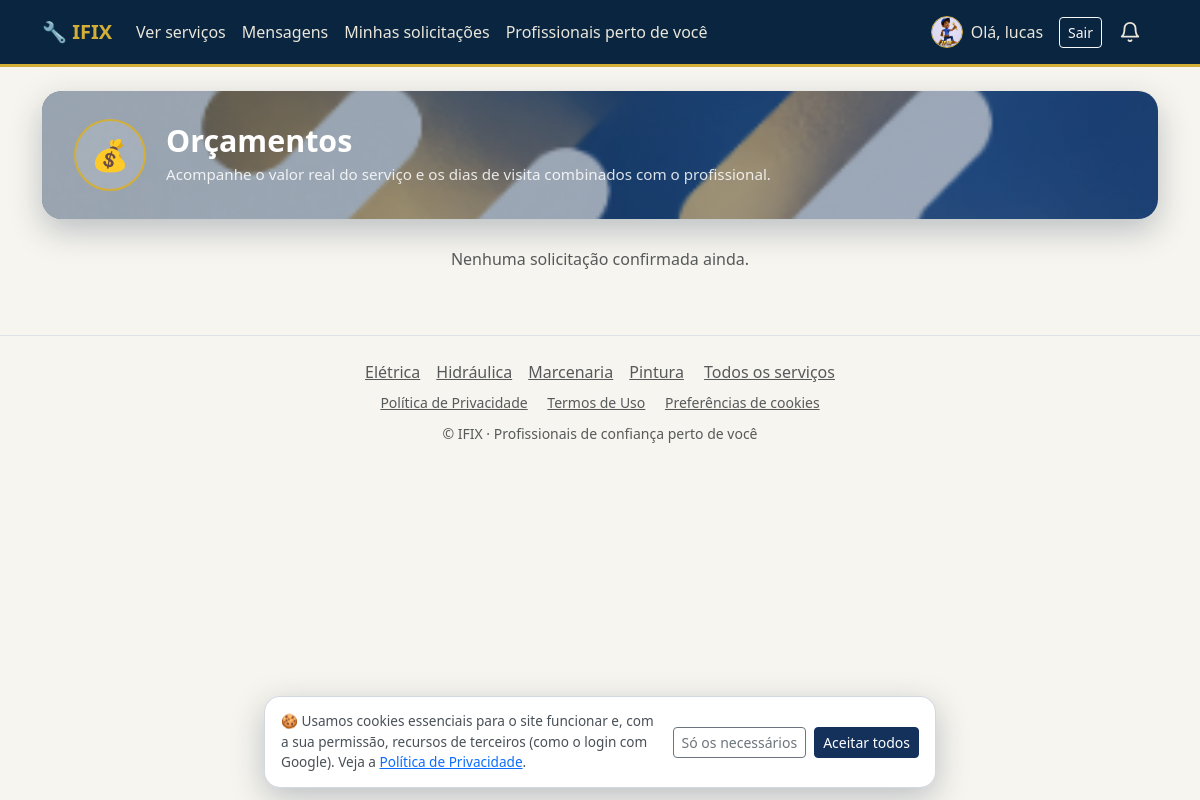
/servicos/orcamentos/ (signed in), run on an earlier commit of the app's database.
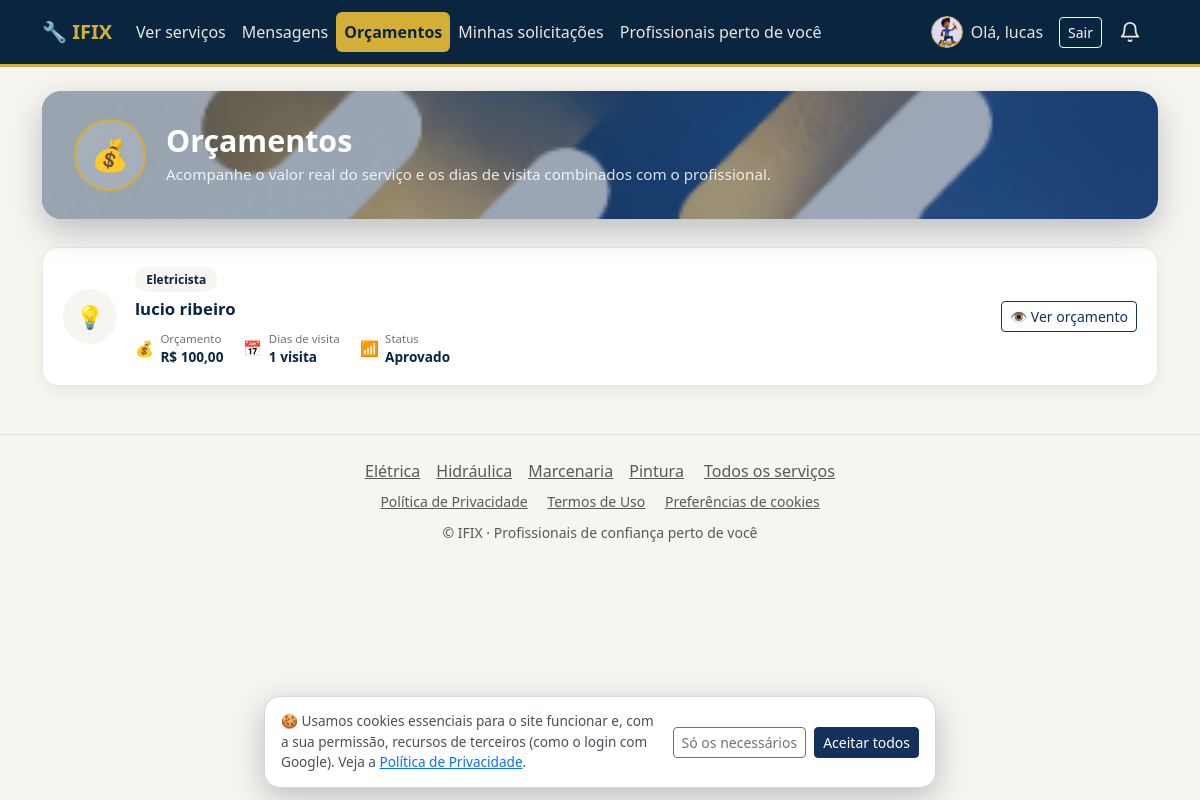
And on a later commit of the database.
### services/models.py (models this page shows, shortened)
class CategoriaServico(models.Model):
    nome = models.CharField(max_length=100, unique=True)
    slug = models.SlugField(max_length=110, unique=True, blank=True)
    icone = models.CharField(
        max_length=30, blank=True,
        help_text='Nome de um emoji/ícone simples para exibir na listagem.',
    )
    class Meta:
        verbose_name = 'Categoria de serviço'
        verbose_name_plural = 'Categorias de serviço'
        ordering = ['nome']
    def get_absolute_url(self):
        return reverse('services:servico_categoria', args=[self.slug])

class SolicitacaoServico(models.Model):
    STATUS_PENDENTE = 'pendente'
    STATUS_CONFIRMADO = 'confirmado'
    STATUS_CONCLUIDO = 'concluido'
    STATUS_CANCELADO = 'cancelado'
    STATUS_CHOICES = (
        (STATUS_PENDENTE, 'Pendente'),
        (STATUS_CONFIRMADO, 'Confirmado'),
        (STATUS_CONCLUIDO, 'Concluído'),
        (STATUS_CANCELADO, 'Cancelado'),
    )
    usuario = models.ForeignKey(
        settings.AUTH_USER_MODEL,
        on_delete=models.CASCADE,
        related_name='solicitacoes',
    )
    servico = models.ForeignKey(
        Servico,
        on_delete=models.CASCADE,
        related_name='solicitacoes',
    )
    mensagem = models.TextField(blank=True, verbose_name='Mensagem/observações')
    data_visita = models.DateField(
        null=True, blank=True,
        verbose_name='Dia da visita solicitado',
        help_text='Dia escolhido pelo cliente, no calendário, para a visita do profissional.',
    )
    status = models.CharField(max_length=15, choices=STATUS_CHOICES, default=STATUS_PENDENTE)
    visita_concluida_em = models.DateTimeField(
        null=True, blank=True,
        verbose_name='Visita concluída em',
        help_text='Preenchido quando o cliente confirma que o profissional foi até a casa dele, liberando a aba Orçamentos para essa solicitação.',
    )
    TURNO_MANHA = 'manha'
    TURNO_TARDE = 'tarde'
    TURNO_NOITE = 'noite'
    TURNO_QUALQUER = 'qualquer'
    TURNO_CHOICES = (
        (TURNO_MANHA, 'Manhã (8h às 12h)'),
        (TURNO_TARDE, 'Tarde (12h às 18h)'),
        (TURNO_NOITE, 'Noite (18h às 21h)'),
        (TURNO_QUALQUER, 'Qualquer horário'),
    )
    TURNOS_CURTOS = {
        TURNO_MANHA: 'Manhã',
        TURNO_TARDE: 'Tarde',
        TURNO_NOITE: 'Noite',
        TURNO_QUALQUER: 'Qualquer horário',
    }
    turno = models.CharField(
        max_length=10, choices=TURNO_CHOICES, default=TURNO_QUALQUER,
        verbose_name='Turno preferido',
    )
    urgente = models.BooleanField(
        default=False, verbose_name='Urgente (hoje)',
        help_text='O cliente precisa do atendimento hoje; o pedido aparece em destaque para o profissional.',
    )
    grupo = models.UUIDField(
        null=True, blank=True, db_index=True, editable=False,
        help_text='Pedidos criados juntos, para vários profissionais ao mesmo tempo, dividem o mesmo grupo (usado na comparação).',
    )
    latitude = models.FloatField(null=True, blank=True, verbose_name='Latitude do local da visita')
    longitude = models.FloatField(null=True, blank=True, verbose_name='Longitude do local da visita')
    endereco_visita = models.CharField(
        max_length=255, blank=True, verbose_name='Endereço / ponto de referência da visita',
    )
    a_caminho_em = models.DateTimeField(
        null=True, blank=True, verbose_name='Profissional avisou que está a caminho (1ª visita)',
    )
    reagendamentos = models.PositiveSmallIntegerField(
        default=0, verbose_name='Reagendamentos aceitos (1ª visita)',
    )
    cancelado_por = models.ForeignKey(
        settings.AUTH_USER_MODEL, null=True, blank=True, on_delete=models.SET_NULL,
        related_name='solicitacoes_canceladas', verbose_name='Cancelado por',
    )
    cancelado_em = models.DateTimeField(null=True, blank=True, verbose_name='Cancelado em')
    motivo_cancelamento = models.TextField(blank=True, verbose_name='Motivo do cancelamento')
    cancelamento_tardio = models.BooleanField(
        default=False, verbose_name='Cancelamento tardio',
        help_text='Cancelado com menos antecedência do que a regra permite (ver services/regras.py).',
    )
    respondida_em = models.DateTimeField(
        null=True, blank=True, verbose_name='Respondida pelo profissional em',
        help_text='Quando o profissional aceitou ou recusou o pedido (base do tempo de resposta do perfil).',
    )
    criado_em = models.DateTimeField(auto_now_add=True)
    class Meta:
        verbose_name = 'Solicitação de serviço'
        verbose_name_plural = 'Solicitações de serviço'
        ordering = ['-criado_em']

class Servico(models.Model):
    profissional = models.ForeignKey(
        settings.AUTH_USER_MODEL,
        on_delete=models.CASCADE,
        related_name='servicos',
        limit_choices_to={'profile__tipo': 'profissional'},
    )
    categoria = models.ForeignKey(
        CategoriaServico,
        on_delete=models.PROTECT,
        related_name='servicos',
    )
    nome = models.CharField(max_length=150, verbose_name='Nome do serviço')  # P4
    slug = models.SlugField(
        max_length=180, unique=True, blank=True,
        help_text='Gerado sozinho (ex.: eletricista-joao-silva-12) - usado na URL da página do serviço.',
    )
    subservico = models.CharField(
        max_length=150, blank=True, verbose_name='Subserviço',
    )  # P4.1 - opção específica dentro do serviço, conforme a categoria
    descricao = models.TextField(verbose_name='Observação')  # P5
    preco_min = models.DecimalField(
        max_digits=10, decimal_places=2,
        validators=[MinValueValidator(0)],
        verbose_name='Preço da visita a partir de (R$)',
    )  # P6
    preco_max = models.DecimalField(
        max_digits=10, decimal_places=2,
        validators=[MinValueValidator(0)],
        verbose_name='Preço da visita até (R$)',
    )  # P6
    duracao_minutos = models.PositiveIntegerField(verbose_name='Duração estimada (minutos)')  # P7
    criado_em = models.DateTimeField(auto_now_add=True)
    atualizado_em = models.DateTimeField(auto_now=True)
    class Meta:
        verbose_name = 'Serviço'
        verbose_name_plural = 'Serviços'
        ordering = ['-criado_em']

class Orcamento(models.Model):
    solicitacao = models.OneToOneField(
        SolicitacaoServico,
        on_delete=models.CASCADE,
        related_name='orcamento',
    )
    valor = models.DecimalField(
        max_digits=10, decimal_places=2,
        validators=[MinValueValidator(0)],
        verbose_name='Valor do orçamento (R$)',
    )
    observacoes = models.TextField(blank=True, verbose_name='Observações para o cliente')
    STATUS_PENDENTE = 'pendente'
    STATUS_APROVADO = 'aprovado'
    STATUS_RECUSADO = 'recusado'
    STATUS_CHOICES = (
        (STATUS_PENDENTE, 'Aguardando aprovação'),
        (STATUS_APROVADO, 'Aprovado'),
        (STATUS_RECUSADO, 'Recusado'),
    )
    status = models.CharField(max_length=10, choices=STATUS_CHOICES, default=STATUS_PENDENTE)
    respondido_em = models.DateTimeField(null=True, blank=True)
    motivo_recusa = models.TextField(blank=True, verbose_name='Motivo da recusa')
    resposta_vista_pelo_profissional = models.BooleanField(default=True)
    visualizado_pelo_cliente = models.BooleanField(
        default=False,
        verbose_name='Visualizado pelo cliente',
        help_text='Marca se o cliente já abriu a tela deste orçamento, para controlar o aviso de "novo orçamento" no menu.',
    )
    criado_em = models.DateTimeField(auto_now_add=True)
    atualizado_em = models.DateTimeField(auto_now=True)
    class Meta:
        verbose_name = 'Orçamento'
        verbose_name_plural = 'Orçamentos'

### services/views.py (the view)
# urls.py: path('orcamentos/', views.orcamentos_lista, name='orcamentos_lista'),
@login_required
def orcamentos_lista(request):
    base_qs = _select_related_orcamento(SolicitacaoServico.objects.filter(
        status=SolicitacaoServico.STATUS_CONFIRMADO,
        visita_concluida_em__isnull=False,
    ))
    perfil = getattr(request.user, 'profile', None)
    if perfil and perfil.is_profissional:
        solicitacoes = base_qs.filter(servico__profissional=request.user).order_by('-criado_em')
    else:
        solicitacoes = base_qs.filter(usuario=request.user).order_by('-criado_em')
    return render(request, 'services/orcamentos_lista.html', {'solicitacoes': solicitacoes})

### accounts/context_processors.py (called while the page is built)
def google_login(request):
    client_id = getattr(settings, 'GOOGLE_OAUTH_CLIENT_ID', '')
    return {
        'google_client_id': client_id,
        'google_login_habilitado': bool(client_id),
    }

### accounts/models.py (called while the page is built)
    @property
    def is_profissional(self):
        return self.tipo == self.TIPO_PROFISSIONAL

    @property
    def is_usuario(self):
        return self.tipo == self.TIPO_USUARIO

### services/context_processors.py (called while the page is built)
def mensagens_nao_lidas_qs(user):
    return MensagemSolicitacao.objects.filter(
        Q(solicitacao__usuario=user) | Q(solicitacao__servico__profissional=user),
        lida=False,
    ).exclude(autor=user).exclude(
        solicitacao__status=SolicitacaoServico.STATUS_CONCLUIDO,
        solicitacao__avaliacao__isnull=False,
    )

### services/pagamentos/__init__.py (called while the page is built)
def habilitado():
    return bool(getattr(settings, 'PIX_HABILITADO', False))

### services/views.py (called while the page is built)
def _select_related_orcamento(queryset):
    return queryset.select_related(
        'servico', 'usuario', 'servico__profissional', 'orcamento',
    )

### services/templates/services/orcamentos_lista.html (shortened to what this page needs)
{% extends "base.html" %}
{% block content %}
<div class="mobile-bg-stage">
<div class="services-banner">
    <div class="services-banner-icon" aria-hidden="true">💰</div>
    <div class="services-banner-text">
        <h1 class="services-banner-title">Orçamentos</h1>
        <p class="services-banner-subtitle">
            {% if user.profile.is_profissional %}
                Depois de visitar o cliente, envie aqui o valor real do serviço e os dias de visita necessários.
            {% else %}
                Acompanhe o valor real do serviço e os dias de visita combinados com o profissional.
            {% endif %}
        </p>
    </div>
</div>
<div class="service-row-list">
    {% for s in solicitacoes %}
        <article class="service-row-card orcamento-row-card">
            <div class="service-row-icon" aria-hidden="true">{{ s.servico.categoria.icone|default:"💰" }}</div>
            <div class="service-row-body">
                <span class="service-row-pill">{{ s.servico.nome }}</span>
                <h2 class="service-row-title">
                    {% if user.profile.is_profissional %}
                        {{ s.usuario.get_full_name|default:s.usuario.username }}
                    {% else %}
                        {{ s.servico.profissional.get_full_name|default:s.servico.profissional.username }}
                    {% endif %}
                </h2>
                <div class="service-row-meta">
                    <span class="service-row-stat">
                        <span class="service-row-stat-icon">💰</span>
                        <span><small>Orçamento</small>{% if s.orcamento %}R$ {{ s.orcamento.valor }}{% else %}Aguardando valor{% endif %}</span>
                    </span>
                    <span class="service-row-stat">
                        <span class="service-row-stat-icon">📅</span>
                        <span><small>Dias de visita</small>{% if s.orcamento and s.orcamento.dias_visita.count %}{{ s.orcamento.dias_visita.count }} visita{{ s.orcamento.dias_visita.count|pluralize }}{% else %}-{% endif %}</span>
                    </span>
                    {% if s.orcamento %}
                        <span class="service-row-stat">
                            <span class="service-row-stat-icon">📶</span>
                            <span><small>Status</small>{{ s.orcamento.get_status_display }}</span>
                        </span>
                    {% endif %}
                </div>
            </div>
            <div class="service-row-actions">
                {% if user.profile.is_profissional %}
                    <a href="{% url 'services:orcamento_editar' s.pk %}" class="btn btn-primary btn-sm">{% if s.orcamento %}✏️ Editar{% else %}➕ Adicionar{% endif %}</a>
                {% else %}
                    <a href="{% url 'services:orcamento_detalhe' s.pk %}" class="btn btn-outline-primary btn-sm">👁️ Ver orçamento</a>
                {% endif %}
            </div>
        </article>
    {% empty %}
        <p class="text-muted text-center">Nenhuma solicitação confirmada ainda.</p>
    {% endfor %}
</div>
</div>
{% endblock %}

### templates/base.html (shortened to what the changed rows need)
{% load static %}
<!DOCTYPE html>
<html lang="pt-br">
<head>
    <link href="https://cdn.jsdelivr.net/npm/bootstrap@5.3.3/dist/css/bootstrap.min.css" rel="stylesheet">
    <link href="{% static 'css/style.css' %}?v=84" rel="stylesheet">
</head>
<body class="{% if request.resolver_match %}has-bottom-nav{% endif %}">
<nav class="navbar navbar-expand-lg navbar-dark bg-dark mb-4">
    <div class="container">
        <div class="collapse navbar-collapse" id="nav">
            <ul class="navbar-nav me-auto">
                {% if user.is_authenticated %}
                    {% if tem_orcamentos_visiveis %}
                        <li class="nav-item">
                            <a class="nav-link {% if request.resolver_match.url_name == 'orcamentos_lista' or request.resolver_match.url_name == 'orcamento_detalhe' or request.resolver_match.url_name == 'orcamento_editar' %}active{% endif %}" href="{% url 'services:orcamentos_lista' %}">
                                Orçamentos <span class="badge text-bg-danger" data-live="orcamentos" {% if not total_orcamentos_novos %}hidden{% endif %}>{{ total_orcamentos_novos }}</span>
                            </a>
                        </li>
                    {% endif %}
                {% endif %}
            </ul>
        </div>
    </div>
</nav>
<div class="container mb-5">
    {% block content %}{% endblock %}
</div>
<footer class="text-center text-muted py-4 border-top">
    <nav aria-label="Categorias de serviço" class="mb-2">
        {% for cat in categorias_rodape %}<a class="text-muted mx-2" href="{{ cat.get_absolute_url }}">{{ cat.nome }}</a>{% endfor %}
        <a class="text-muted mx-2" href="{% url 'services:servico_list' %}">Todos os serviços</a>
    </nav>
</footer>
</body>
</html>

What changed in the data, as far as the page shows it:
added SolicitacaoServico: servico.categoria.icone "💡", servico.nome "Eletricista", servico.profissional.get_full_name "lucio ribeiro", orcamento.valor "100,00", orcamento.dias_visita.count "1", orcamento.status "Aprovado"
Also different on the page:
text no longer shown: "Nenhuma solicitação confirmada ainda."
text now shown: "Orçamentos"
